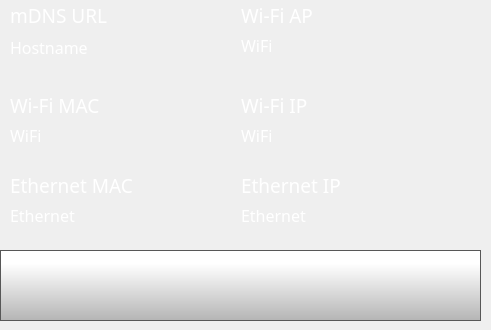
    <widget class="QWidget" name="networkInfoPage">
     <widget class="QLabel" name="hostnameLabel">
      <property name="geometry">
       <rect>
        <x>10</x>
        <y>0</y>
        <width>240</width>
        <height>31</height>
       </rect>
      </property>
      <property name="font">
       <font>
        <family>Gotham Light</family>
        <pointsize>14</pointsize>
        <weight>50</weight>
        <bold>false</bold>
       </font>
      </property>
      <property name="styleSheet">
       <string notr="true">color: rgb(255, 255, 255);
background-color: rgba(255, 255, 255, 0);</string>
      </property>
      <property name="text">
       <string>mDNS URL</string>
      </property>
     </widget>
     <widget class="QLabel" name="hostname">
      <property name="geometry">
       <rect>
        <x>10</x>
        <y>22</y>
        <width>240</width>
        <height>51</height>
       </rect>
      </property>
      <property name="font">
       <font>
        <family>Gotham Light</family>
        <pointsize>12</pointsize>
        <weight>50</weight>
        <bold>false</bold>
       </font>
      </property>
      <property name="styleSheet">
       <string notr="true">color: rgb(255, 255, 255);
background-color: rgba(255, 255, 255, 0);</string>
      </property>
      <property name="text">
       <string>Hostname</string>
      </property>
     </widget>
     <widget class="QLabel" name="wifiIpLabel">
      <property name="geometry">
       <rect>
        <x>10</x>
        <y>90</y>
        <width>240</width>
        <height>31</height>
       </rect>
      </property>
      <property name="font">
       <font>
        <family>Gotham Light</family>
        <pointsize>14</pointsize>
        <weight>50</weight>
        <bold>false</bold>
       </font>
      </property>
      <property name="styleSheet">
       <string notr="true">color: rgb(255, 255, 255);
background-color: rgba(255, 255, 255, 0);</string>
      </property>
      <property name="text">
       <string>Wi-Fi MAC</string>
      </property>
     </widget>
     <widget class="QLabel" name="wifiMac">
      <property name="geometry">
       <rect>
        <x>10</x>
        <y>110</y>
        <width>241</width>
        <height>51</height>
       </rect>
      </property>
      <property name="font">
       <font>
        <family>Gotham Light</family>
        <pointsize>12</pointsize>
        <weight>50</weight>
        <bold>false</bold>
       </font>
      </property>
      <property name="styleSheet">
       <string notr="true">color: rgb(255, 255, 255);
background-color: rgba(255, 255, 255, 0);</string>
      </property>
      <property name="text">
       <string>WiFi</string>
      </property>
     </widget>
     <widget class="QLabel" name="lanIpLabel">
      <property name="geometry">
       <rect>
        <x>10</x>
        <y>170</y>
        <width>240</width>
        <height>31</height>
       </rect>
      </property>
      <property name="font">
       <font>
        <family>Gotham Light</family>
        <pointsize>14</pointsize>
        <weight>50</weight>
        <bold>false</bold>
       </font>
      </property>
      <property name="styleSheet">
       <string notr="true">color: rgb(255, 255, 255);
background-color: rgba(255, 255, 255, 0);</string>
      </property>
      <property name="text">
       <string>Ethernet MAC</string>
      </property>
     </widget>
     <widget class="QLabel" name="lanMac">
      <property name="geometry">
       <rect>
        <x>10</x>
        <y>190</y>
        <width>240</width>
        <height>51</height>
       </rect>
      </property>
      <property name="font">
       <font>
        <family>Gotham Light</family>
        <pointsize>12</pointsize>
        <weight>50</weight>
        <bold>false</bold>
       </font>
      </property>
      <property name="styleSheet">
       <string notr="true">color: rgb(255, 255, 255);
background-color: rgba(255, 255, 255, 0);</string>
      </property>
      <property name="text">
       <string>Ethernet</string>
      </property>
     </widget>
     <widget class="QPushButton" name="networkInfoBackButton">
      <property name="geometry">
       <rect>
        <x>0</x>
        <y>250</y>
        <width>481</width>
        <height>71</height>
       </rect>
      </property>
      <property name="minimumSize">
       <size>
        <width>0</width>
        <height>0</height>
       </size>
      </property>
      <property name="font">
       <font>
        <family>Gotham Light</family>
        <pointsize>9</pointsize>
       </font>
      </property>
      <property name="styleSheet">
       <string notr="true">QPushButton {
     border: 1px solid rgb(87, 87, 87);
	background-color: qlineargradient(spread:pad, x1:0, y1:1, x2:0, y2:0.188, stop:0 rgba(180, 180, 180, 255), stop:1 rgba(255, 255, 255, 255));


}

QPushButton:pressed {
    background-color: qlineargradient(x1: 0, y1: 0, x2: 0, y2: 1,
                                      stop: 0 #dadbde, stop: 1 #f6f7fa);
}

QPushButton:flat {
    border: none; /* no border for a flat push button */
}

QPushButton:default {
    border-color: navy; /* make the default button prominent */
}</string>
      </property>
      <property name="text">
       <string/>
      </property>
      <property name="icon">
       <iconset>
        <normaloff>templates/img/arrows-4.png</normaloff>templates/img/arrows-4.png</iconset>
      </property>
      <property name="iconSize">
       <size>
        <width>50</width>
        <height>50</height>
       </size>
      </property>
      <property name="checkable">
       <bool>false</bool>
      </property>
      <property name="autoDefault">
       <bool>false</bool>
      </property>
      <property name="default">
       <bool>false</bool>
      </property>
      <property name="flat">
       <bool>false</bool>
      </property>
     </widget>
     <widget class="QLabel" name="wifiMacLabel">
      <property name="geometry">
       <rect>
        <x>241</x>
        <y>90</y>
        <width>240</width>
        <height>31</height>
       </rect>
      </property>
      <property name="font">
       <font>
        <family>Gotham Light</family>
        <pointsize>14</pointsize>
        <weight>50</weight>
        <bold>false</bold>
       </font>
      </property>
      <property name="styleSheet">
       <string notr="true">color: rgb(255, 255, 255);
background-color: rgba(255, 255, 255, 0);</string>
      </property>
      <property name="text">
       <string>Wi-Fi IP</string>
      </property>
     </widget>
     <widget class="QLabel" name="lanMacLabel">
      <property name="geometry">
       <rect>
        <x>241</x>
        <y>170</y>
        <width>240</width>
        <height>31</height>
       </rect>
      </property>
      <property name="font">
       <font>
        <family>Gotham Light</family>
        <pointsize>14</pointsize>
        <weight>50</weight>
        <bold>false</bold>
       </font>
      </property>
      <property name="styleSheet">
       <string notr="true">color: rgb(255, 255, 255);
background-color: rgba(255, 255, 255, 0);</string>
      </property>
      <property name="text">
       <string>Ethernet IP</string>
      </property>
     </widget>
     <widget class="QLabel" name="wifiIp">
      <property name="geometry">
       <rect>
        <x>241</x>
        <y>110</y>
        <width>241</width>
        <height>51</height>
       </rect>
      </property>
      <property name="font">
       <font>
        <family>Gotham Light</family>
        <pointsize>12</pointsize>
        <weight>50</weight>
        <bold>false</bold>
       </font>
      </property>
      <property name="styleSheet">
       <string notr="true">color: rgb(255, 255, 255);
background-color: rgba(255, 255, 255, 0);</string>
      </property>
      <property name="text">
       <string>WiFi</string>
      </property>
     </widget>
     <widget class="QLabel" name="lanIp">
      <property name="geometry">
       <rect>
        <x>241</x>
        <y>190</y>
        <width>240</width>
        <height>51</height>
       </rect>
      </property>
      <property name="font">
       <font>
        <family>Gotham Light</family>
        <pointsize>12</pointsize>
        <weight>50</weight>
        <bold>false</bold>
       </font>
      </property>
      <property name="styleSheet">
       <string notr="true">color: rgb(255, 255, 255);
background-color: rgba(255, 255, 255, 0);</string>
      </property>
      <property name="text">
       <string>Ethernet</string>
      </property>
     </widget>
     <widget class="QLabel" name="wifiApLabel">
      <property name="geometry">
       <rect>
        <x>241</x>
        <y>0</y>
        <width>240</width>
        <height>31</height>
       </rect>
      </property>
      <property name="font">
       <font>
        <family>Gotham Light</family>
        <pointsize>14</pointsize>
        <weight>50</weight>
        <bold>false</bold>
       </font>
      </property>
      <property name="styleSheet">
       <string notr="true">color: rgb(255, 255, 255);
background-color: rgba(255, 255, 255, 0);</string>
      </property>
      <property name="text">
       <string>Wi-Fi AP</string>
      </property>
     </widget>
     <widget class="QLabel" name="wifiAp">
      <property name="geometry">
       <rect>
        <x>241</x>
        <y>20</y>
        <width>240</width>
        <height>51</height>
       </rect>
      </property>
      <property name="font">
       <font>
        <family>Gotham Light</family>
        <pointsize>12</pointsize>
        <weight>50</weight>
        <bold>false</bold>
       </font>
      </property>
      <property name="styleSheet">
       <string notr="true">color: rgb(255, 255, 255);
background-color: rgba(255, 255, 255, 0);</string>
      </property>
      <property name="text">
       <string>WiFi</string>
      </property>
     </widget>
     <zorder>hostnameLabel</zorder>
     <zorder>wifiIpLabel</zorder>
     <zorder>wifiMac</zorder>
     <zorder>lanIpLabel</zorder>
     <zorder>lanMac</zorder>
     <zorder>networkInfoBackButton</zorder>
     <zorder>hostname</zorder>
     <zorder>wifiMacLabel</zorder>
     <zorder>lanMacLabel</zorder>
     <zorder>wifiIp</zorder>
     <zorder>lanIp</zorder>
     <zorder>wifiApLabel</zorder>
     <zorder>wifiAp</zorder>
    </widget>
